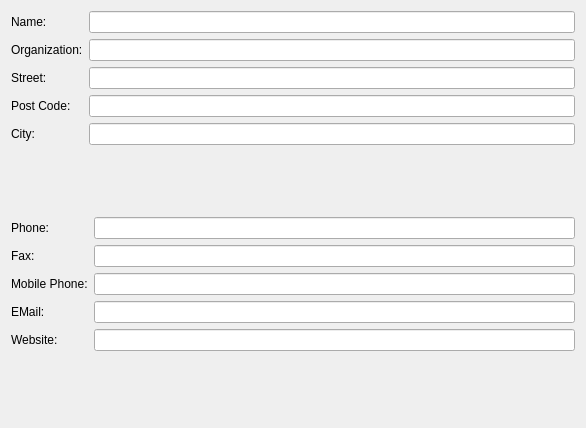
<?xml version="1.0" encoding="UTF-8"?>
<ui version="4.0">
 <class>manualOwnIdentity</class>
 <widget class="QWidget" name="manualOwnIdentity">
  <property name="geometry">
   <rect>
    <x>0</x>
    <y>0</y>
    <width>586</width>
    <height>428</height>
   </rect>
  </property>
  <property name="windowTitle">
   <string>Form</string>
  </property>
  <layout class="QGridLayout" name="gridLayout">
   <item row="0" column="0">
    <layout class="QFormLayout" name="formLayout_2">
     <item row="0" column="0">
      <widget class="QLabel" name="nameLabel">
       <property name="text">
        <string>Name:</string>
       </property>
      </widget>
     </item>
     <item row="0" column="1">
      <widget class="QLineEdit" name="leName"/>
     </item>
     <item row="1" column="0">
      <widget class="QLabel" name="orgLabel">
       <property name="text">
        <string>Organization:</string>
       </property>
      </widget>
     </item>
     <item row="1" column="1">
      <widget class="QLineEdit" name="leOrganization"/>
     </item>
     <item row="2" column="0">
      <widget class="QLabel" name="streetLabel">
       <property name="text">
        <string>Street:</string>
       </property>
      </widget>
     </item>
     <item row="2" column="1">
      <widget class="QLineEdit" name="leStreet"/>
     </item>
     <item row="3" column="0">
      <widget class="QLabel" name="postCodeLabel">
       <property name="text">
        <string>Post Code:</string>
       </property>
      </widget>
     </item>
     <item row="3" column="1">
      <widget class="QLineEdit" name="lePostcode"/>
     </item>
     <item row="4" column="0">
      <widget class="QLabel" name="cityLabel">
       <property name="text">
        <string>City:</string>
       </property>
      </widget>
     </item>
     <item row="4" column="1">
      <widget class="QLineEdit" name="leCity"/>
     </item>
    </layout>
   </item>
   <item row="1" column="0">
    <layout class="QFormLayout" name="formLayout">
     <item row="0" column="0">
      <widget class="QLabel" name="phoneLabel">
       <property name="text">
        <string>Phone:</string>
       </property>
      </widget>
     </item>
     <item row="0" column="1">
      <widget class="QLineEdit" name="lePhone"/>
     </item>
     <item row="1" column="0">
      <widget class="QLabel" name="faxLabel">
       <property name="text">
        <string>Fax:</string>
       </property>
      </widget>
     </item>
     <item row="1" column="1">
      <widget class="QLineEdit" name="leFax"/>
     </item>
     <item row="2" column="0">
      <widget class="QLabel" name="mobileLabel">
       <property name="text">
        <string>Mobile Phone:</string>
       </property>
      </widget>
     </item>
     <item row="2" column="1">
      <widget class="QLineEdit" name="leMobile"/>
     </item>
     <item row="3" column="0">
      <widget class="QLabel" name="emailLabel">
       <property name="text">
        <string>EMail:</string>
       </property>
      </widget>
     </item>
     <item row="3" column="1">
      <widget class="QLineEdit" name="leEmail"/>
     </item>
     <item row="4" column="0">
      <widget class="QLabel" name="websiteLabel">
       <property name="text">
        <string>Website:</string>
       </property>
      </widget>
     </item>
     <item row="4" column="1">
      <widget class="QLineEdit" name="leWebsite"/>
     </item>
    </layout>
   </item>
  </layout>
 </widget>
 <resources/>
 <connections/>
</ui>
